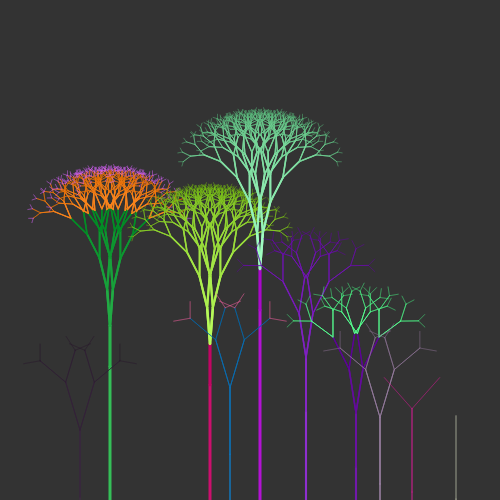
Frame 1 (no input)
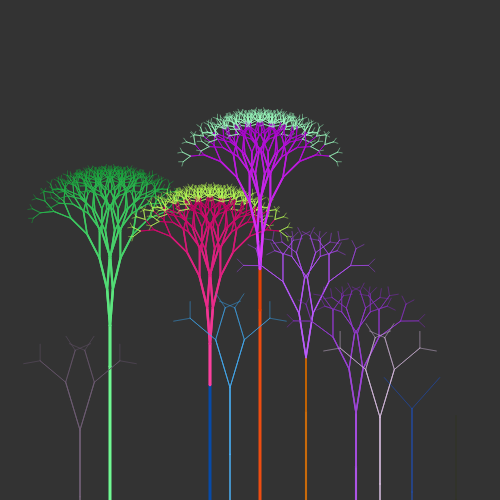
Frame 60 (no input)
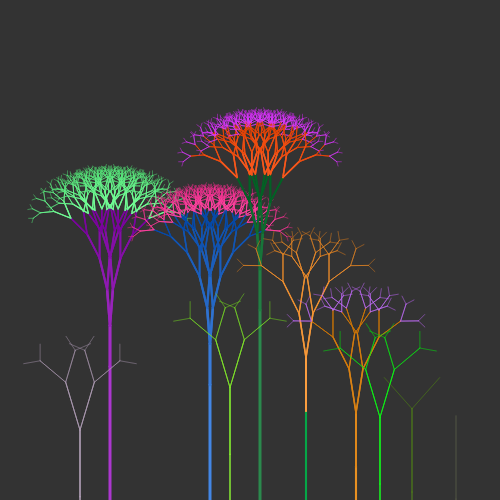
Frame 120 (the mouse pressed at the canvas centre since frame 60)

The p5.js sketch that drew these frames (run headless with seeded random() and noise() and a simulated clock; from frame 60 on, the mouse is pressed at the canvas centre):

// p5.js sketch
// ── sketch.js
var depth=12;
var arr=[];
var totCount=10;
function setup(){
    createCanvas(500,500);
    for(let i=1;i<totCount+1;i++){
      arr[i]=new fractalArray(i);
    }
}

function draw(){
  background(51);
  for(let i=1;i<totCount+1;i++){
    arr[i].update();
  }
}
function factorial(num){
  if(num>0){
    return num+factorial(num-1);
  }
  else{
    return num;
  }
}
function modColor(c){
  return (255+c)%255;
}

// ── fractalArray.js
function fractalArray(co){
  this.depth=ceil(random(depth)+1);
  let res=(width/2)/factorial(this.depth);
  let r=random(255);
  let g=random(255);
  let b=random(255);
  let seed =random(-2,2);

  this.update=function(){
  //  depth=ceil(random(16));
  //  res=(width-10)/factorial(depth);

  push();
    translate(width/res+width/totCount*(co-1),0);
    this.drawLine(0,height,0,height-height/(res/abs(seed)),0, Math.PI/2, this.depth);
;
    r=modColor(1+r);
    g=modColor(1+g);
    b=modColor(1+b);
pop();
  }
  this.drawLine=function(x1,y1,x2,y2, c, angle, d){
    stroke(modColor(r-this.depth*c),modColor(g-this.depth*c),modColor(b-this.depth*c));
    strokeWeight(d*.3);
    line(x1,y1,x2,y2);

    if(abs(c)<this.depth){
      d--;
      c++;
    //  console.log(c);
      //angle-=angle/depth;
      let newX2=x2+(d)*cos(angle)*res;
      let newY2=y2-(d)*sin(angle)*res;
      //console.log(c,angle,d);
      this.drawLine(x2,y2,newX2,newY2,c, angle+(c*res)/180*Math.PI, d);
      this.drawLine(x2,y2,newX2,newY2,c, angle-(c*res)/180*Math.PI, d);
    }
  }
}
